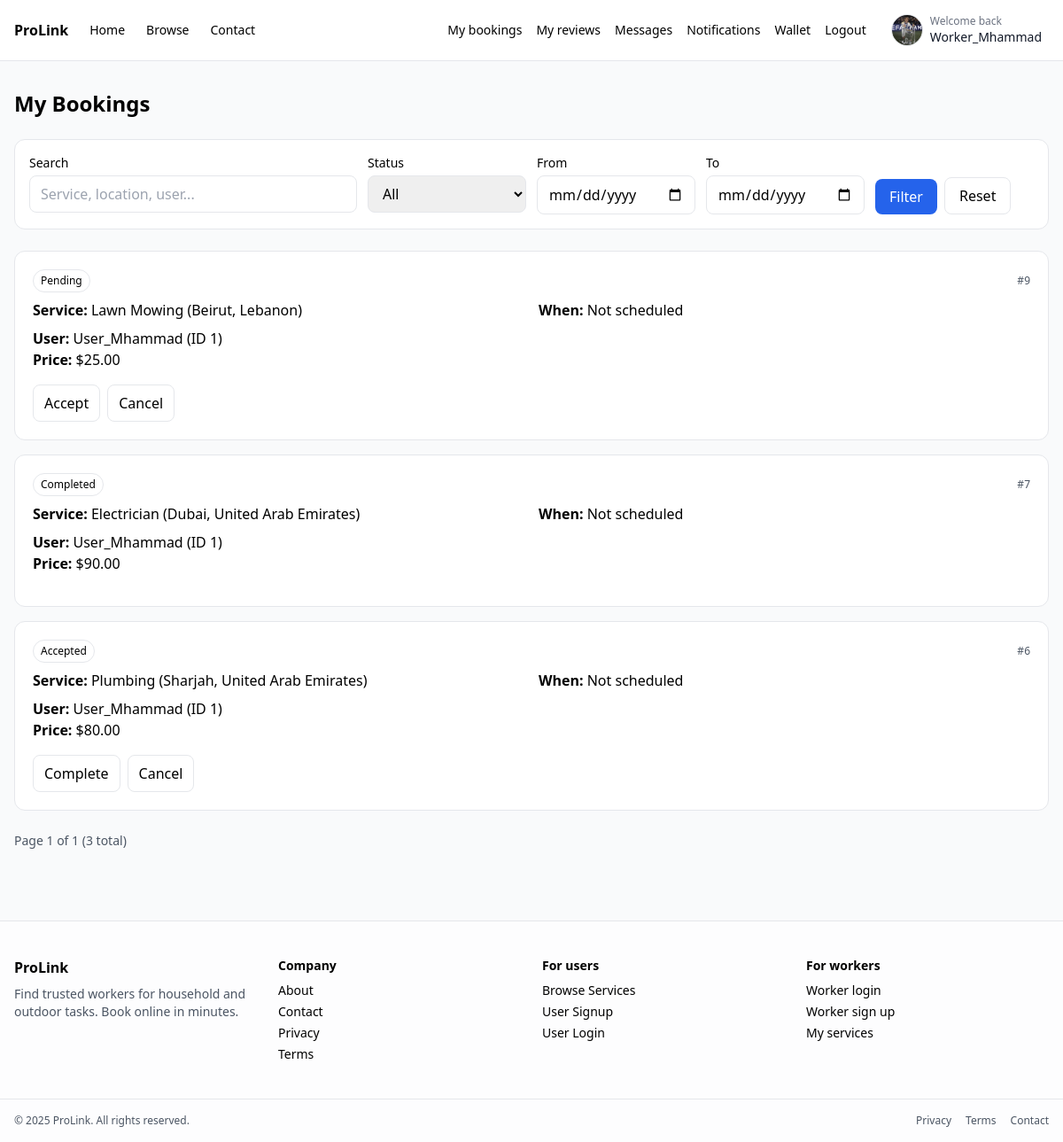
The app's page /worker/bookings.php (signed in) with its own data.
### tables this page shows
CREATE TABLE `workers` (
  `worker_id` int(11) NOT NULL,
  `full_name` varchar(100) NOT NULL,
  `email` varchar(100) NOT NULL,
  `password` varchar(255) NOT NULL,
  `phone` varchar(20) DEFAULT NULL,
  `skill_category` varchar(100) DEFAULT NULL,
  `hourly_rate` decimal(10,2) DEFAULT NULL,
  `bio` text DEFAULT NULL,
  `rating` float DEFAULT 0,
  `created_at` timestamp NOT NULL DEFAULT current_timestamp(),
  `status` enum('active','inactive') DEFAULT 'active',
  `profile_image` varchar(255) DEFAULT NULL
);

CREATE TABLE `bookings` (
  `booking_id` int(11) NOT NULL,
  `user_id` int(11) NOT NULL,
  `worker_id` int(11) NOT NULL,
  `service_id` int(11) NOT NULL,
  `status` enum('pending','accepted','completed','cancelled') DEFAULT 'pending',
  `booking_date` timestamp NOT NULL DEFAULT current_timestamp(),
  `scheduled_at` datetime DEFAULT NULL,
  `notes` text DEFAULT NULL
);

CREATE TABLE `services` (
  `service_id` int(11) NOT NULL,
  `worker_id` int(11) NOT NULL,
  `title` varchar(150) NOT NULL,
  `description` text NOT NULL,
  `category` varchar(100) NOT NULL,
  `price` decimal(10,2) NOT NULL,
  `location` varchar(150) DEFAULT NULL,
  `status` enum('active','inactive') DEFAULT 'active',
  `created_at` timestamp NOT NULL DEFAULT current_timestamp()
);

CREATE TABLE `users` (
  `user_id` int(11) NOT NULL,
  `full_name` varchar(100) NOT NULL,
  `email` varchar(100) NOT NULL,
  `password` varchar(255) NOT NULL,
  `phone` varchar(20) DEFAULT NULL,
  `address` varchar(255) DEFAULT NULL,
  `profile_image` varchar(255) DEFAULT NULL,
  `created_at` timestamp NOT NULL DEFAULT current_timestamp()
);

### worker/bookings.php (the view, shortened to what this page needs)
<?php
$root = dirname(__DIR__);
$worker_id = (int)$_SESSION['worker_id'];
function h($s){ return htmlspecialchars($s ?? '', ENT_QUOTES, 'UTF-8'); }
function format_when($dt) {
  if (!$dt || $dt === '0000-00-00 00:00:00') return 'Not scheduled';
  $ts = strtotime($dt);
  return date('Y-m-d H:i', $ts);
}
$q         = isset($_GET['q']) ? trim($_GET['q']) : '';
$status    = isset($_GET['status']) ? strtolower(trim($_GET['status'])) : '';
$date_from = isset($_GET['date_from']) ? trim($_GET['date_from']) : '';
$date_to   = isset($_GET['date_to']) ? trim($_GET['date_to']) : '';
$page    = isset($_GET['page']) ? max(1, (int)$_GET['page']) : 1;
$perPage = 12;
$offset  = ($page - 1) * $perPage;
$where = ["b.worker_id = ?"];
$params = [$worker_id];
$types  = 'i';
$whereSql = 'WHERE ' . implode(' AND ', $where);
$sqlCount = "SELECT COUNT(*) AS total
             FROM bookings b
             JOIN services s ON s.service_id = b.service_id
             JOIN users u ON u.user_id = b.user_id
             $whereSql";
$stC = $conn->prepare($sqlCount);
$stC->bind_param($types, ...$params);
$stC->execute();
$total = ($r = $stC->get_result()->fetch_assoc()) ? (int)$r['total'] : 0;
$sql = "SELECT
          b.booking_id, b.status, b.scheduled_at, b.notes,
          s.title AS service_title, s.location, s.price,
          u.user_id, u.full_name AS user_name
        FROM bookings b
        JOIN services s ON s.service_id = b.service_id
        JOIN users u ON u.user_id = b.user_id
        $whereSql
        ORDER BY b.booking_id DESC
        LIMIT ? OFFSET ?";
$st = $conn->prepare($sql);
$params2 = array_merge($params, [$perPage, $offset]);
$types2  = $types . 'ii';
$st->bind_param($types2, ...$params2);
$st->execute();
$res = $st->get_result();
$rows = [];
while ($x = $res->fetch_assoc()) { $rows[] = $x; }
$totalPages = (int)ceil(max(1, $total) / $perPage);
?>
<!DOCTYPE html>
<html lang="en">
<head>
  <script src="https://cdn.tailwindcss.com"></script>
</head>
<body class="bg-gray-50 min-h-screen">
  <?php include $root . '/partials/navbar.php'; ?>
  <div class="max-w-7xl mx-auto px-4 py-8">
    <h1 class="text-2xl font-bold mb-6">My Bookings</h1>
    <form method="get" class="bg-white border rounded-xl p-4 mb-6 grid grid-cols-1 md:grid-cols-6 gap-3">
      <div class="md:col-span-2">
        <label class="block text-sm mb-1">Search</label>
        <input type="text" name="q" value="<?= h($q) ?>" placeholder="Service, location, user..." class="w-full border rounded-lg px-3 py-2">
      </div>
      <div>
        <label class="block text-sm mb-1">Status</label>
        <select name="status" class="w-full border rounded-lg px-3 py-2">
          <?php
            $opts = ['' => 'All', 'pending'=>'Pending', 'accepted'=>'Accepted', 'completed'=>'Completed', 'cancelled'=>'Cancelled'];
            foreach ($opts as $k=>$v) {
              $sel = ($status === $k) ? 'selected' : '';
              echo "<option value='".h($k)."' $sel>".h($v)."</option>";
            }
          ?>
        </select>
      </div>
      <div>
        <label class="block text-sm mb-1">From</label>
        <input type="date" name="date_from" value="<?= h($date_from) ?>" class="w-full border rounded-lg px-3 py-2">
      </div>
      <div>
        <label class="block text-sm mb-1">To</label>
        <input type="date" name="date_to" value="<?= h($date_to) ?>" class="w-full border rounded-lg px-3 py-2">
      </div>
      <div class="md:col-span-1 flex items-end gap-2">
        <button class="bg-blue-600 text-white rounded-lg px-4 py-2" type="submit">Filter</button>
        <a class="border rounded-lg px-4 py-2" href="<?= h($_SERVER['PHP_SELF']) ?>">Reset</a>
      </div>
    </form>
    <?php if (empty($rows)): ?>
      <div class="bg-white border rounded-xl p-6 text-gray-600">No bookings found.</div>
    <?php else: ?>
      <div class="space-y-4">
        <?php foreach ($rows as $b): ?>
          <div class="bg-white rounded-xl border p-5">
            <div class="flex items-center justify-between mb-2">
              <span class="text-xs px-2 py-1 rounded-full border"><?= h(ucfirst($b['status'])) ?></span>
              <span class="text-xs text-gray-600">#<?= (int)$b['booking_id'] ?></span>
            </div>
            <div class="grid grid-cols-1 md:grid-cols-2 gap-4">
              <div>
                <div><strong>Service:</strong> <?= h($b['service_title']) ?> (<?= h($b['location']) ?>)</div>
                <div class="mt-2"><strong>User:</strong> <?= h($b['user_name']) ?> (ID <?= (int)$b['user_id'] ?>)</div>
                <div><strong>Price:</strong> $<?= number_format((float)$b['price'], 2) ?></div>
              </div>
              <div>
                <div><strong>When:</strong> <?= h(format_when($b['scheduled_at'])) ?></div>
              </div>
            </div>
            <div class="mt-4 flex flex-wrap gap-2">
              <?php if ($b['status'] === 'pending'): ?>
                <form method="post">
                  <button class="px-3 py-2 rounded-lg border bg-white hover:bg-gray-50" type="submit">Accept</button>
                </form>
                <form method="post">
                  <button class="px-3 py-2 rounded-lg border bg-white hover:bg-gray-50" type="submit">Cancel</button>
                </form>
              <?php elseif ($b['status'] === 'accepted'): ?>
                <form method="post">
                  <button class="px-3 py-2 rounded-lg border bg-white hover:bg-gray-50" type="submit">Complete</button>
                </form>
                <form method="post">
                  <button class="px-3 py-2 rounded-lg border bg-white hover:bg-gray-50" type="submit">Cancel</button>
                </form>
              <?php endif; ?>
            </div>
          </div>
        <?php endforeach; ?>
      </div>
      <div class="mt-6 flex items-center justify-between">
        <div class="text-sm text-gray-600">Page <?= (int)$page ?> of <?= (int)$totalPages ?> (<?= (int)$total ?> total)</div>
      </div>
    <?php endif; ?>
  </div>
  <?php include $root . '/partials/footer.php'; ?>
</body>
</html>

### partials/navbar.php (shortened to what this page needs)
<?php
$root = dirname(__DIR__);
$baseUrl = defined('BASE_URL') ? rtrim((string)BASE_URL, '/') : '/Prolink';
if (!function_exists('initials_from_name')) {
  function initials_from_name(string $name): string {
    $name = trim(str_replace('_', ' ', $name));
    $parts = preg_split('/\s+/', $name);
    $ini = '';
    foreach ($parts as $p) {
      $p = trim($p);
      $ini .= function_exists('mb_substr') ? mb_strtoupper(mb_substr($p, 0, 1)) : strtoupper(substr($p, 0, 1));
      $len = function_exists('mb_strlen') ? mb_strlen($ini) : strlen($ini);
      if ($len >= 2) break;
    }
    return $ini !== '' ? $ini : 'U';
  }
}
if (!function_exists('prolink_profile_image_from_db')) {
  function prolink_profile_image_from_db(?string $relPath, string $baseUrl, string $root): ?string {
    $relPath = trim((string)$relPath);
    $relPath = ltrim($relPath, '/');
    $fs = $root . '/' . $relPath;
    return $baseUrl . '/' . $relPath . '?v=' . @filemtime($fs);
  }
}
?>
<nav class="bg-white border-b">
  <div class="max-w-7xl mx-auto px-4 py-3 flex items-center justify-between">
    <div class="flex items-center gap-6">
      <a href="<?= h($baseUrl) ?>/" class="font-bold">ProLink</a>
      <a href="<?= h($baseUrl) ?>/" class="text-sm">Home</a>
      <a href="<?= h($baseUrl) ?>/browse.php" class="text-sm">Browse</a>
      <a href="<?= h($baseUrl) ?>/pages/contact.php" class="text-sm">Contact</a>
    </div>
    <div class="flex items-center gap-4">
      <?php if (!empty($_SESSION['user_id'])): ?>
        <?php
          $uid = (int)$_SESSION['user_id'];
          $displayName = 'User';
          $profileImageRel = null;
          $hasImgCol = (function_exists('col_exists') && isset($conn) && ($conn instanceof mysqli))
            ? col_exists($conn, 'users', 'profile_image')
            : false;
          if (isset($conn) && ($conn instanceof mysqli)) {
            if ($hasImgCol) {
              $st = @$conn->prepare('SELECT full_name, profile_image FROM users WHERE user_id=? LIMIT 1');
            } else {
              $st = @$conn->prepare('SELECT full_name FROM users WHERE user_id=? LIMIT 1');
            }
            if ($st) {
              @$st->bind_param('i', $uid);
              @$st->execute();
              $res = @$st->get_result();
              $row = $res ? $res->fetch_assoc() : null;
              if (!empty($row['full_name'])) $displayName = (string)$row['full_name'];
              if ($hasImgCol && !empty($row['profile_image'])) $profileImageRel = (string)$row['profile_image'];
              @$st->close();
            }
          }
          $imgUrl = prolink_profile_image_from_db($profileImageRel, $baseUrl, $root);
          if (!$imgUrl) {
            $imgUrl = prolink_profile_image_legacy('user', $uid, $baseUrl, $root);
          }
          $initials = initials_from_name($displayName);
        ?>
        <a class="text-sm" href="<?= h($baseUrl) ?>/user/my-bookings.php">My bookings</a>
        <a class="text-sm" href="<?= h($baseUrl) ?>/user/user-messages.php">Messages</a>
        <a class="text-sm" href="<?= h($baseUrl) ?>/user/notifications.php">Notifications</a>
        <a class="text-sm" href="<?= h($baseUrl) ?>/user/wallet.php">Wallet</a>
        <a class="text-sm" href="<?= h($baseUrl) ?>/user/my-reviews.php">My reviews</a>
        <a class="text-sm" href="<?= h($baseUrl) ?>/auth/logout.php">Logout</a>
        <a href="<?= h($baseUrl) ?>/user/profile.php"
           class="flex items-center gap-2 ml-1 px-2 py-1 rounded-full hover:bg-gray-50"
           title="Edit profile">
          <?php if (!empty($imgUrl)): ?>
            <img src="<?= h($imgUrl) ?>" alt="Profile" class="w-9 h-9 rounded-full object-cover border" />
          <?php else: ?>
            <div class="w-9 h-9 rounded-full bg-blue-600 text-white flex items-center justify-center text-xs font-semibold">
              <?= h($initials) ?>
            </div>
          <?php endif; ?>
          <div class="hidden md:block leading-tight">
            <div class="text-xs text-gray-500">Welcome back</div>
            <div class="text-sm font-medium text-gray-900 max-w-[180px] truncate"><?= h($displayName) ?></div>
          </div>
        </a>
      <?php elseif (!empty($_SESSION['worker_id'])): ?>
        <?php
          $wid = (int)$_SESSION['worker_id'];
          $displayName = $_SESSION['worker_name'] ?? 'Worker';
          $profileImageRel = null;
          $hasImgCol = (function_exists('col_exists') && isset($conn) && ($conn instanceof mysqli))
            ? col_exists($conn, 'workers', 'profile_image')
            : false;
          if (isset($conn) && ($conn instanceof mysqli)) {
            if ($hasImgCol) {
              $st = @$conn->prepare('SELECT full_name, profile_image FROM workers WHERE worker_id=? LIMIT 1');
            } else {
              $st = @$conn->prepare('SELECT full_name FROM workers WHERE worker_id=? LIMIT 1');
            }
            if ($st) {
              @$st->bind_param('i', $wid);
              @$st->execute();
              $res = @$st->get_result();
              $row = $res ? $res->fetch_assoc() : null;
              if (!empty($row['full_name'])) $displayName = (string)$row['full_name'];
              if ($hasImgCol && !empty($row['profile_image'])) $profileImageRel = (string)$row['profile_image'];
            }
          }
          $imgUrl = prolink_profile_image_from_db($profileImageRel, $baseUrl, $root);
          $initials = initials_from_name((string)$displayName);
        ?>
        <a class="text-sm" href="<?= h($baseUrl) ?>/worker/bookings.php">My bookings</a>
        <a class="text-sm" href="<?= h($baseUrl) ?>/worker/reviews.php">My reviews</a>
        <a class="text-sm" href="<?= h($baseUrl) ?>/worker/messages.php">Messages</a>
        <a class="text-sm" href="<?= h($baseUrl) ?>/worker/notifications.php">Notifications</a>
        <a class="text-sm" href="<?= h($baseUrl) ?>/worker/wallet.php">Wallet</a>
        <a class="text-sm" href="<?= h($baseUrl) ?>/auth/logout.php">Logout</a>
        <a href="<?= h($baseUrl) ?>/worker/profile.php"
           class="flex items-center gap-2 ml-1 px-2 py-1 rounded-full hover:bg-gray-50"
           title="Edit profile">
          <?php if (!empty($imgUrl)): ?>
            <img src="<?= h($imgUrl) ?>" alt="Profile" class="w-9 h-9 rounded-full object-cover border" />
          <?php else: ?>
            <div class="w-9 h-9 rounded-full bg-blue-600 text-white flex items-center justify-center text-xs font-semibold">
              <?= h($initials) ?>
            </div>
          <?php endif; ?>
          <div class="hidden md:block leading-tight">
            <div class="text-xs text-gray-500">Welcome back</div>
            <div class="text-sm font-medium text-gray-900 max-w-[180px] truncate"><?= h((string)$displayName) ?></div>
          </div>
        </a>
      <?php elseif (!empty($_SESSION['admin_id'])): ?>
        <a class="text-sm" href="<?= h($baseUrl) ?>/admin/view-notifications.php">Notifications</a>
        <a class="text-sm" href="<?= h($baseUrl) ?>/auth/logout.php">Logout</a>
      <?php else: ?>
        <a class="text-sm" href="<?= h($baseUrl) ?>/auth/login.php">Login</a>
        <a class="text-sm bg-blue-600 text-white px-3 py-1 rounded" href="<?= h($baseUrl) ?>/auth/register.php">Sign up</a>
      <?php endif; ?>
    </div>
  </div>
</nav>

### records on screen
workers: profile_image (picture), full_name "Worker_Mhammad"
bookings: status "Pending", booking_id "9", service.title "Lawn Mowing", service.location "Beirut, Lebanon", user.full_name "User_Mhammad", user.user_id "1", service.price "25.00", scheduled_at "Not scheduled"
bookings: status "Completed", booking_id "7", service.title "Electrician", service.location "Dubai, United Arab Emirates", user.full_name "User_Mhammad", user.user_id "1", service.price "90.00", scheduled_at "Not scheduled"
bookings: status "Accepted", booking_id "6", service.title "Plumbing", service.location "Sharjah, United Arab Emirates", user.full_name "User_Mhammad", user.user_id "1", service.price "80.00", scheduled_at "Not scheduled"

### other values on screen
$page "1"
$totalPages "1"
$total "3"
form field status "All"
